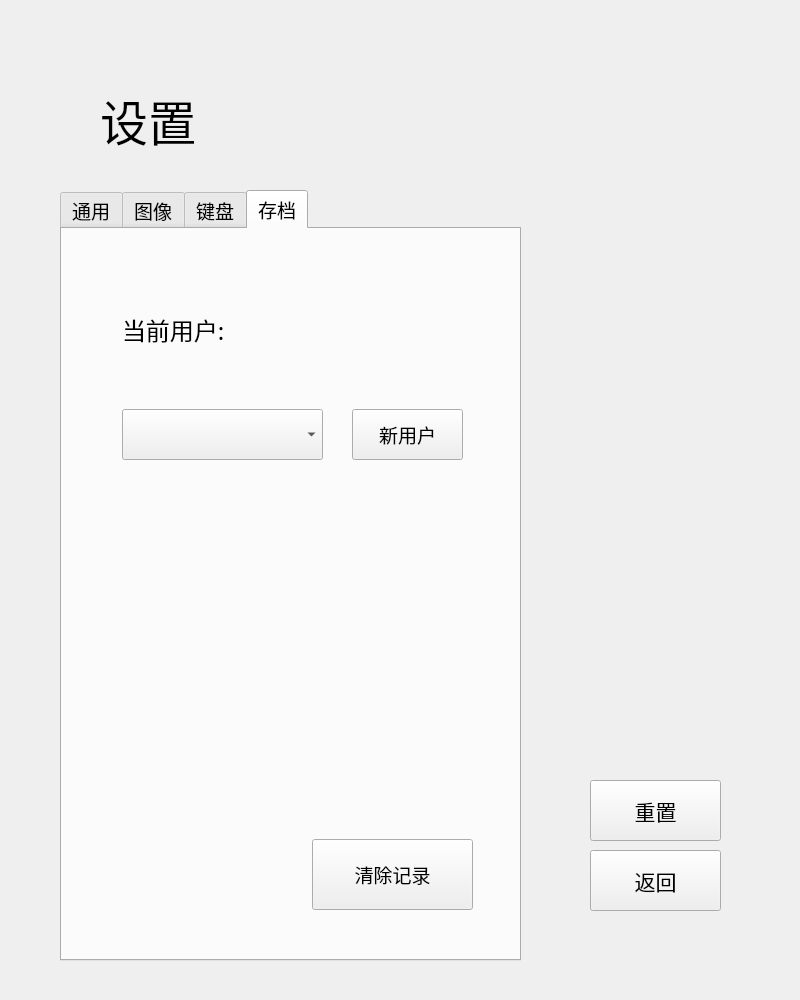
<?xml version="1.0" encoding="UTF-8"?>
<ui version="4.0">
 <class>SettingScene</class>
 <widget class="QWidget" name="SettingScene">
  <property name="geometry">
   <rect>
    <x>0</x>
    <y>0</y>
    <width>800</width>
    <height>1000</height>
   </rect>
  </property>
  <property name="minimumSize">
   <size>
    <width>800</width>
    <height>1000</height>
   </size>
  </property>
  <property name="maximumSize">
   <size>
    <width>800</width>
    <height>1000</height>
   </size>
  </property>
  <property name="windowTitle">
   <string>Form</string>
  </property>
  <widget class="QPushButton" name="resetBtn">
   <property name="geometry">
    <rect>
     <x>590</x>
     <y>780</y>
     <width>131</width>
     <height>61</height>
    </rect>
   </property>
   <property name="font">
    <font>
     <family>等线</family>
     <pointsize>16</pointsize>
    </font>
   </property>
   <property name="text">
    <string>重置</string>
   </property>
  </widget>
  <widget class="QPushButton" name="settingBackBtn">
   <property name="geometry">
    <rect>
     <x>590</x>
     <y>850</y>
     <width>131</width>
     <height>61</height>
    </rect>
   </property>
   <property name="font">
    <font>
     <family>等线</family>
     <pointsize>16</pointsize>
    </font>
   </property>
   <property name="text">
    <string>返回</string>
   </property>
  </widget>
  <widget class="QTabWidget" name="tabWidget">
   <property name="geometry">
    <rect>
     <x>60</x>
     <y>190</y>
     <width>461</width>
     <height>771</height>
    </rect>
   </property>
   <property name="font">
    <font>
     <family>等线</family>
     <pointsize>14</pointsize>
    </font>
   </property>
   <property name="currentIndex">
    <number>3</number>
   </property>
   <widget class="QWidget" name="generalTab">
    <property name="sizePolicy">
     <sizepolicy hsizetype="Preferred" vsizetype="Preferred">
      <horstretch>0</horstretch>
      <verstretch>0</verstretch>
     </sizepolicy>
    </property>
    <property name="maximumSize">
     <size>
      <width>16777215</width>
      <height>16777209</height>
     </size>
    </property>
    <property name="font">
     <font>
      <family>等线</family>
      <pointsize>12</pointsize>
     </font>
    </property>
    <attribute name="title">
     <string>通用</string>
    </attribute>
    <layout class="QVBoxLayout" name="verticalLayout">
     <item>
      <widget class="optionBlock" name="heightOptionBlock" native="true">
       <property name="sizePolicy">
        <sizepolicy hsizetype="Preferred" vsizetype="Fixed">
         <horstretch>0</horstretch>
         <verstretch>150</verstretch>
        </sizepolicy>
       </property>
      </widget>
     </item>
     <item>
      <widget class="optionBlock" name="widthOptionBlock" native="true">
       <property name="sizePolicy">
        <sizepolicy hsizetype="Preferred" vsizetype="Fixed">
         <horstretch>0</horstretch>
         <verstretch>150</verstretch>
        </sizepolicy>
       </property>
      </widget>
     </item>
     <item>
      <widget class="optionBlock" name="fallingOptionBlock" native="true">
       <property name="sizePolicy">
        <sizepolicy hsizetype="Preferred" vsizetype="Fixed">
         <horstretch>0</horstretch>
         <verstretch>150</verstretch>
        </sizepolicy>
       </property>
      </widget>
     </item>
     <item>
      <widget class="QWidget" name="mediaOptionWidget" native="true">
       <property name="sizePolicy">
        <sizepolicy hsizetype="Preferred" vsizetype="Fixed">
         <horstretch>0</horstretch>
         <verstretch>150</verstretch>
        </sizepolicy>
       </property>
       <property name="minimumSize">
        <size>
         <width>150</width>
         <height>150</height>
        </size>
       </property>
       <layout class="QVBoxLayout" name="verticalLayout_2">
        <item>
         <widget class="QWidget" name="otherMediaWidget" native="true">
          <layout class="QHBoxLayout" name="horizontalLayout">
           <item>
            <widget class="QLineEdit" name="mediaLineEdit"/>
           </item>
           <item>
            <widget class="QPushButton" name="chooseMediaFileBtn">
             <property name="text">
              <string>选择音频</string>
             </property>
            </widget>
           </item>
           <item>
            <widget class="QPushButton" name="tryListeningBtn">
             <property name="text">
              <string>试听</string>
             </property>
            </widget>
           </item>
          </layout>
         </widget>
        </item>
        <item>
         <widget class="optionBlock" name="mediaOptionBlock" native="true"/>
        </item>
       </layout>
      </widget>
     </item>
    </layout>
   </widget>
   <widget class="QWidget" name="videoTab">
    <attribute name="title">
     <string>图像</string>
    </attribute>
    <layout class="QVBoxLayout" name="verticalLayout_3">
     <item>
      <widget class="colorOptionBlock" name="blockL_colorOptionBlock" native="true">
       <property name="sizePolicy">
        <sizepolicy hsizetype="Preferred" vsizetype="Fixed">
         <horstretch>0</horstretch>
         <verstretch>100</verstretch>
        </sizepolicy>
       </property>
       <property name="minimumSize">
        <size>
         <width>0</width>
         <height>100</height>
        </size>
       </property>
       <property name="maximumSize">
        <size>
         <width>16777215</width>
         <height>100</height>
        </size>
       </property>
      </widget>
     </item>
     <item>
      <widget class="colorOptionBlock" name="blockO_colorOptionBlock" native="true">
       <property name="sizePolicy">
        <sizepolicy hsizetype="Preferred" vsizetype="Fixed">
         <horstretch>0</horstretch>
         <verstretch>100</verstretch>
        </sizepolicy>
       </property>
       <property name="minimumSize">
        <size>
         <width>0</width>
         <height>100</height>
        </size>
       </property>
       <property name="maximumSize">
        <size>
         <width>16777215</width>
         <height>100</height>
        </size>
       </property>
      </widget>
     </item>
     <item>
      <widget class="colorOptionBlock" name="blockJ_colorOptionBlock" native="true">
       <property name="sizePolicy">
        <sizepolicy hsizetype="Preferred" vsizetype="Fixed">
         <horstretch>0</horstretch>
         <verstretch>100</verstretch>
        </sizepolicy>
       </property>
       <property name="minimumSize">
        <size>
         <width>0</width>
         <height>100</height>
        </size>
       </property>
       <property name="maximumSize">
        <size>
         <width>16777215</width>
         <height>100</height>
        </size>
       </property>
      </widget>
     </item>
     <item>
      <widget class="colorOptionBlock" name="blockI_colorOptionBlock" native="true">
       <property name="sizePolicy">
        <sizepolicy hsizetype="Preferred" vsizetype="Fixed">
         <horstretch>0</horstretch>
         <verstretch>100</verstretch>
        </sizepolicy>
       </property>
       <property name="minimumSize">
        <size>
         <width>0</width>
         <height>100</height>
        </size>
       </property>
       <property name="maximumSize">
        <size>
         <width>16777215</width>
         <height>100</height>
        </size>
       </property>
      </widget>
     </item>
     <item>
      <widget class="colorOptionBlock" name="blockT_colorOptionBlock" native="true">
       <property name="sizePolicy">
        <sizepolicy hsizetype="Preferred" vsizetype="Fixed">
         <horstretch>0</horstretch>
         <verstretch>100</verstretch>
        </sizepolicy>
       </property>
       <property name="minimumSize">
        <size>
         <width>0</width>
         <height>100</height>
        </size>
       </property>
       <property name="maximumSize">
        <size>
         <width>16777215</width>
         <height>100</height>
        </size>
       </property>
      </widget>
     </item>
     <item>
      <widget class="colorOptionBlock" name="blockS_colorOptionBlock" native="true">
       <property name="sizePolicy">
        <sizepolicy hsizetype="Preferred" vsizetype="Fixed">
         <horstretch>0</horstretch>
         <verstretch>100</verstretch>
        </sizepolicy>
       </property>
       <property name="minimumSize">
        <size>
         <width>0</width>
         <height>100</height>
        </size>
       </property>
       <property name="maximumSize">
        <size>
         <width>16777215</width>
         <height>100</height>
        </size>
       </property>
      </widget>
     </item>
     <item>
      <widget class="colorOptionBlock" name="blockZ_colorOptionBlock" native="true">
       <property name="sizePolicy">
        <sizepolicy hsizetype="Preferred" vsizetype="Fixed">
         <horstretch>0</horstretch>
         <verstretch>100</verstretch>
        </sizepolicy>
       </property>
       <property name="minimumSize">
        <size>
         <width>0</width>
         <height>100</height>
        </size>
       </property>
       <property name="maximumSize">
        <size>
         <width>16777215</width>
         <height>100</height>
        </size>
       </property>
      </widget>
     </item>
    </layout>
   </widget>
   <widget class="QWidget" name="keyboardTab">
    <property name="font">
     <font>
      <family>Agency FB</family>
      <pointsize>14</pointsize>
     </font>
    </property>
    <attribute name="title">
     <string>键盘</string>
    </attribute>
    <layout class="QVBoxLayout" name="verticalLayout_4">
     <item>
      <widget class="keyOptionBlock" name="left_keyOptionBlock" native="true">
       <property name="sizePolicy">
        <sizepolicy hsizetype="Preferred" vsizetype="Fixed">
         <horstretch>0</horstretch>
         <verstretch>100</verstretch>
        </sizepolicy>
       </property>
       <property name="minimumSize">
        <size>
         <width>0</width>
         <height>100</height>
        </size>
       </property>
       <property name="maximumSize">
        <size>
         <width>16777215</width>
         <height>100</height>
        </size>
       </property>
      </widget>
     </item>
     <item>
      <widget class="keyOptionBlock" name="right_keyOptionBlock" native="true">
       <property name="sizePolicy">
        <sizepolicy hsizetype="Preferred" vsizetype="Fixed">
         <horstretch>0</horstretch>
         <verstretch>100</verstretch>
        </sizepolicy>
       </property>
       <property name="minimumSize">
        <size>
         <width>0</width>
         <height>100</height>
        </size>
       </property>
       <property name="maximumSize">
        <size>
         <width>16777215</width>
         <height>100</height>
        </size>
       </property>
      </widget>
     </item>
     <item>
      <widget class="keyOptionBlock" name="down_keyOptionBlock" native="true">
       <property name="sizePolicy">
        <sizepolicy hsizetype="Preferred" vsizetype="Fixed">
         <horstretch>0</horstretch>
         <verstretch>100</verstretch>
        </sizepolicy>
       </property>
       <property name="minimumSize">
        <size>
         <width>0</width>
         <height>100</height>
        </size>
       </property>
       <property name="maximumSize">
        <size>
         <width>16777215</width>
         <height>100</height>
        </size>
       </property>
      </widget>
     </item>
     <item>
      <widget class="keyOptionBlock" name="spin_keyOptionBlock" native="true">
       <property name="sizePolicy">
        <sizepolicy hsizetype="Preferred" vsizetype="Fixed">
         <horstretch>0</horstretch>
         <verstretch>100</verstretch>
        </sizepolicy>
       </property>
       <property name="minimumSize">
        <size>
         <width>0</width>
         <height>100</height>
        </size>
       </property>
       <property name="maximumSize">
        <size>
         <width>16777215</width>
         <height>100</height>
        </size>
       </property>
      </widget>
     </item>
     <item>
      <widget class="keyOptionBlock" name="pause_keyOptionBlock" native="true">
       <property name="sizePolicy">
        <sizepolicy hsizetype="Preferred" vsizetype="Fixed">
         <horstretch>0</horstretch>
         <verstretch>100</verstretch>
        </sizepolicy>
       </property>
       <property name="minimumSize">
        <size>
         <width>0</width>
         <height>100</height>
        </size>
       </property>
       <property name="maximumSize">
        <size>
         <width>16777215</width>
         <height>100</height>
        </size>
       </property>
      </widget>
     </item>
    </layout>
   </widget>
   <widget class="QWidget" name="profileTab">
    <attribute name="title">
     <string>存档</string>
    </attribute>
    <widget class="QLabel" name="currentUserLabel">
     <property name="geometry">
      <rect>
       <x>60</x>
       <y>60</y>
       <width>371</width>
       <height>81</height>
      </rect>
     </property>
     <property name="font">
      <font>
       <pointsize>18</pointsize>
      </font>
     </property>
     <property name="text">
      <string>当前用户: </string>
     </property>
    </widget>
    <widget class="QComboBox" name="selectUserComboBox">
     <property name="geometry">
      <rect>
       <x>60</x>
       <y>180</y>
       <width>201</width>
       <height>51</height>
      </rect>
     </property>
    </widget>
    <widget class="QPushButton" name="newUserBtn">
     <property name="geometry">
      <rect>
       <x>290</x>
       <y>180</y>
       <width>111</width>
       <height>51</height>
      </rect>
     </property>
     <property name="text">
      <string>新用户</string>
     </property>
    </widget>
    <widget class="QPushButton" name="clearUserBtn">
     <property name="geometry">
      <rect>
       <x>250</x>
       <y>610</y>
       <width>161</width>
       <height>71</height>
      </rect>
     </property>
     <property name="text">
      <string>清除记录</string>
     </property>
    </widget>
   </widget>
  </widget>
  <widget class="QLabel" name="label">
   <property name="geometry">
    <rect>
     <x>100</x>
     <y>70</y>
     <width>191</width>
     <height>101</height>
    </rect>
   </property>
   <property name="font">
    <font>
     <family>等线</family>
     <pointsize>36</pointsize>
    </font>
   </property>
   <property name="text">
    <string>设置</string>
   </property>
  </widget>
 </widget>
 <customwidgets>
  <customwidget>
   <class>optionBlock</class>
   <extends>QWidget</extends>
   <header location="global">optionblock.h</header>
   <container>1</container>
  </customwidget>
  <customwidget>
   <class>colorOptionBlock</class>
   <extends>QWidget</extends>
   <header location="global">coloroptionblock.h</header>
   <container>1</container>
  </customwidget>
  <customwidget>
   <class>keyOptionBlock</class>
   <extends>QWidget</extends>
   <header location="global">keyoptionblock.h</header>
   <container>1</container>
  </customwidget>
 </customwidgets>
 <resources/>
 <connections/>
</ui>
